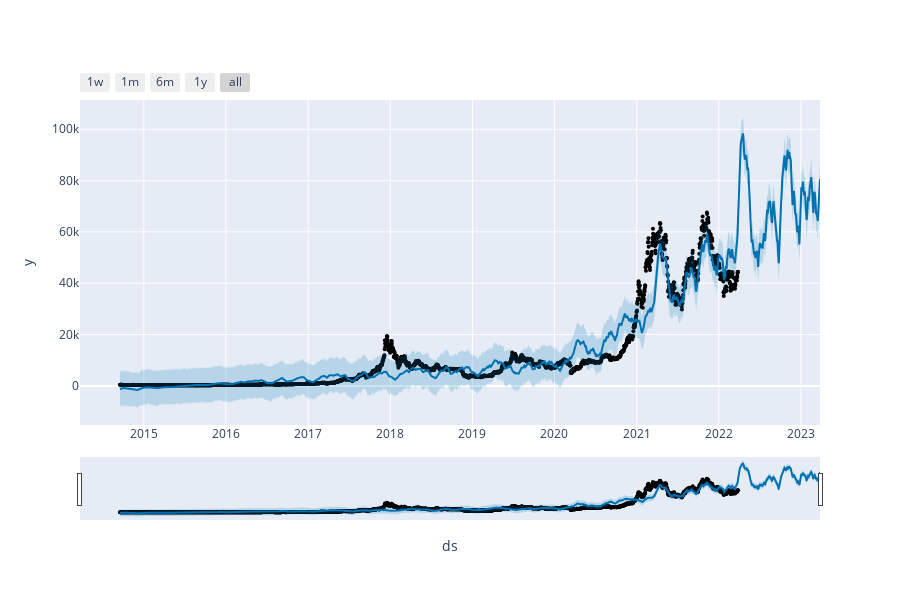

The notebook cell this image was saved under:
### Code cell
plot_plotly(m, forecast)

### Figure 1 — Plotly figure (JSON) as saved in the notebook; plotly's stock layout.template omitted (floating-point values rounded to 4 significant figures; data arrays with more than 128 entries replaced by an {"elided": "..."} marker saying what was removed)
{"data": [{"marker": {"color": "black", "size": 4}, "mode": "markers", "name": "Actual", "type": "scatter", "x": {"elided": "2749 str values"}, "y": {"elided": "2749 float values"}}, {"hoverinfo": "skip", "line": {"width": 0}, "mode": "lines", "type": "scatter", "x": {"elided": "3114 str values"}, "y": {"elided": "3114 float values"}}, {"fill": "tonexty", "fillcolor": "rgba(0, 114, 178, 0.2)", "line": {"color": "#0072B2", "width": 2}, "mode": "lines", "name": "Predicted", "type": "scatter", "x": {"elided": "3114 str values"}, "y": {"elided": "3114 float values"}}, {"fill": "tonexty", "fillcolor": "rgba(0, 114, 178, 0.2)", "hoverinfo": "skip", "line": {"width": 0}, "mode": "lines", "type": "scatter", "x": {"elided": "3114 str values"}, "y": {"elided": "3114 float values"}}], "layout": {"height": 600, "showlegend": false, "width": 900, "xaxis": {"rangeselector": {"buttons": [{"count": 7, "label": "1w", "step": "day", "stepmode": "backward"}, {"count": 1, "label": "1m", "step": "month", "stepmode": "backward"}, {"count": 6, "label": "6m", "step": "month", "stepmode": "backward"}, {"count": 1, "label": "1y", "step": "year", "stepmode": "backward"}, {"step": "all"}]}, "rangeslider": {"visible": true}, "title": {"text": "ds"}, "type": "date"}, "yaxis": {"title": {"text": "y"}}}}
